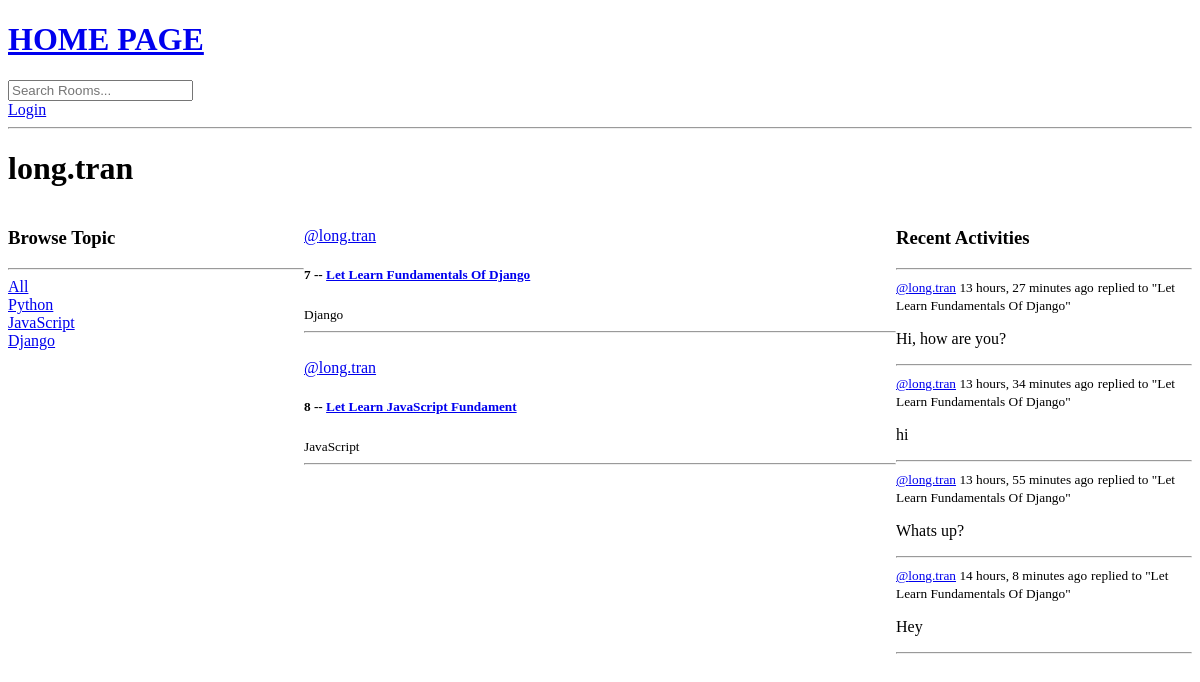
Page /profile/1/ on the earlier database version.
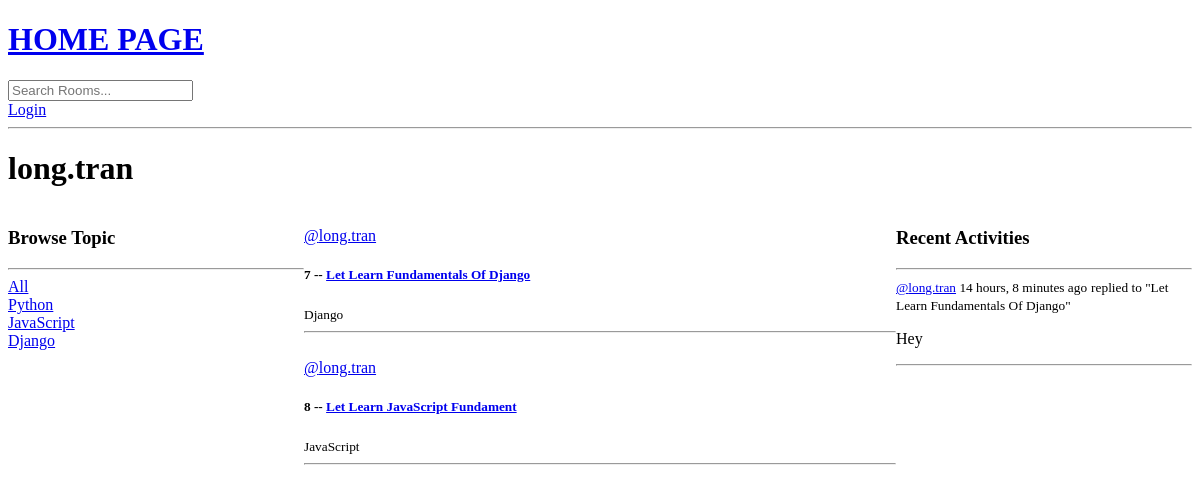
Same page on the later database version.
### base/models.py (models this page shows, shortened)
class Topic(models.Model):
    name = models.CharField(max_length=200)

class Room(models.Model):
    host = models.ForeignKey(User, on_delete=models.SET_NULL, null=True)
    topic = models.ForeignKey(Topic, on_delete=models.SET_NULL, null=True)
    name = models.CharField(max_length=200)
    description = models.TextField(null=True, blank=True)
    participants = models.ManyToManyField(User, related_name='participants', blank=True)
    updated = models.DateTimeField(auto_now=True)
    created = models.DateTimeField(auto_now_add=True)
    class Meta:
        ordering = ['-updated', '-created']
    def __str__(self) -> str:
        return self.name

class Message(models.Model):
    user = models.ForeignKey(User, on_delete=models.CASCADE)
    room = models.ForeignKey(Room, on_delete=models.CASCADE)
    body = models.TextField()
    updated = models.DateTimeField(auto_now=True)
    created = models.DateTimeField(auto_now_add=True)
    class Meta:
        ordering = ['-updated', '-created']
    def __str__(self) -> str:
        return self.body[0:50]

### base/views.py (the view)
# urls.py: path("profile/<str:pk>/", views.userProfile, name="user-profile"),
def userProfile(request, pk):
    user = User.objects.get(id=pk)
    rooms = user.room_set.all()
    room_message = user.message_set.all()
    topics = Topic.objects.all()
    context = {'user': user, 'rooms': rooms, 'room_messages': room_message, 'topics': topics}
    return render(request, 'base/profile.html', context)

### base/templates/base/profile.html (shortened to what this page needs)
{% extends 'main.html' %}
{% block content %}
    <h1>
        {{user.username}}
    </h1>
    <div class="profile-container">
        <div>
            {% include 'base/topics_component.html' %}
        </div>
        <div>
            {% include 'base/feed_component.html' %}
        </div>
        <div>
            {% include 'base/activity_component.html' %}
        </div>
    </div>
{% endblock content %}

### base/templates/base/topics_component.html
<h3>Browse Topic</h3>
<hr>
<div>
    <a href="{% url 'home' %}">All</a>
</div>
{% for topic in topics %}
    <div>
        <a href="{% url 'home' %}?q={{topic.name}}">{{topic.name}}</a>
    </div>
{% endfor %}

### base/templates/base/feed_component.html (shortened to what this page needs)
{% for room in rooms %}
    <div>
        <br>
        <a href="{% url 'user-profile' room.host.id %}">@{{room.host.username}}</a>
        <h5>{{room.id}} -- <a href="{% url 'room' room.id %}">{{room.name}}</a></h5>
        <small>{{room.topic.name}}</small>
        <hr>
    </div>
{% endfor%}

### base/templates/base/activity_component.html (shortened to what this page needs)
<h3>Recent Activities</h3>
<hr>
{% for message in room_messages %}
    <div>
        <small><a href="{% url 'user-profile' message.user.id %}">@{{message.user}}</a> {{message.created|timesince}} ago</small>
        <small>replied to "{{message.room}}"</small>
        <p>{{message}}</p>
        <hr>
    </div>
{% endfor %}

Differences in the rows shown:
removed Message: user "long.tran", created "13 hours, 27 minutes", room "Let Learn Fundamentals Of Django", body "Hi, how are you?"
removed Message: user "long.tran", created "13 hours, 34 minutes", room "Let Learn Fundamentals Of Django", body "hi"
removed Message: user "long.tran", created "13 hours, 55 minutes", room "Let Learn Fundamentals Of Django", body "Whats up?"
